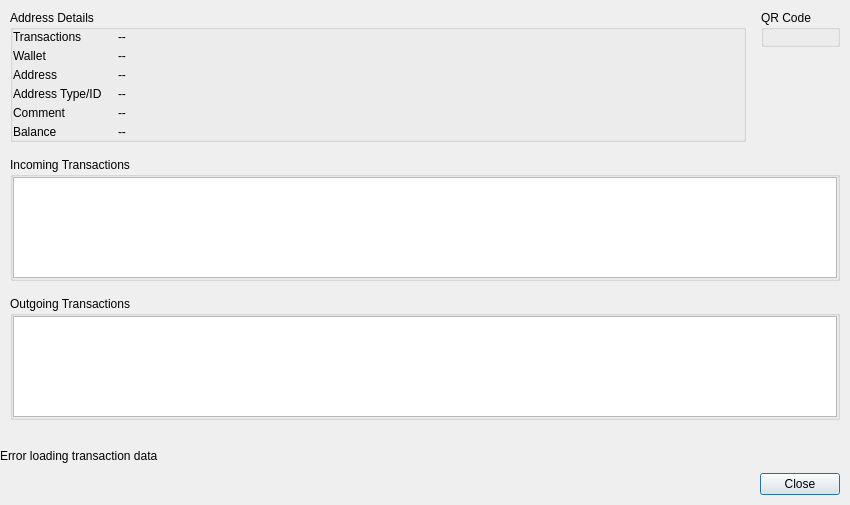
<?xml version="1.0" encoding="UTF-8"?>
<ui version="4.0">
 <class>AddressDetailDialog</class>
 <widget class="QDialog" name="AddressDetailDialog">
  <property name="geometry">
   <rect>
    <x>0</x>
    <y>0</y>
    <width>850</width>
    <height>505</height>
   </rect>
  </property>
  <property name="windowTitle">
   <string>Address Details</string>
  </property>
  <layout class="QVBoxLayout" name="verticalLayout_6">
   <property name="spacing">
    <number>0</number>
   </property>
   <property name="leftMargin">
    <number>0</number>
   </property>
   <property name="topMargin">
    <number>0</number>
   </property>
   <property name="rightMargin">
    <number>0</number>
   </property>
   <property name="bottomMargin">
    <number>0</number>
   </property>
   <item>
    <widget class="QWidget" name="verticalWidget" native="true">
     <property name="minimumSize">
      <size>
       <width>0</width>
       <height>0</height>
      </size>
     </property>
     <layout class="QVBoxLayout" name="verticalLayout_7">
      <property name="spacing">
       <number>15</number>
      </property>
      <property name="leftMargin">
       <number>10</number>
      </property>
      <property name="topMargin">
       <number>10</number>
      </property>
      <property name="rightMargin">
       <number>10</number>
      </property>
      <property name="bottomMargin">
       <number>10</number>
      </property>
      <item>
       <widget class="QWidget" name="horizontalWidget_2" native="true">
        <property name="maximumSize">
         <size>
          <width>16777215</width>
          <height>16777215</height>
         </size>
        </property>
        <layout class="QHBoxLayout" name="horizontalLayout_6">
         <property name="spacing">
          <number>15</number>
         </property>
         <property name="leftMargin">
          <number>0</number>
         </property>
         <property name="topMargin">
          <number>0</number>
         </property>
         <property name="rightMargin">
          <number>0</number>
         </property>
         <property name="bottomMargin">
          <number>0</number>
         </property>
         <item alignment="Qt::AlignTop">
          <widget class="QGroupBox" name="groupBoxAddressDetails">
           <property name="sizePolicy">
            <sizepolicy hsizetype="Preferred" vsizetype="Preferred">
             <horstretch>0</horstretch>
             <verstretch>0</verstretch>
            </sizepolicy>
           </property>
           <property name="maximumSize">
            <size>
             <width>16777215</width>
             <height>16777215</height>
            </size>
           </property>
           <property name="title">
            <string>Address Details</string>
           </property>
           <layout class="QVBoxLayout" name="verticalLayout_4">
            <property name="spacing">
             <number>5</number>
            </property>
            <property name="leftMargin">
             <number>0</number>
            </property>
            <property name="topMargin">
             <number>0</number>
            </property>
            <property name="rightMargin">
             <number>0</number>
            </property>
            <property name="bottomMargin">
             <number>0</number>
            </property>
            <item>
             <widget class="QWidget" name="horizontalWidget_3" native="true">
              <property name="minimumSize">
               <size>
                <width>0</width>
                <height>0</height>
               </size>
              </property>
              <layout class="QHBoxLayout" name="horizontalLayout_5">
               <property name="spacing">
                <number>5</number>
               </property>
               <property name="leftMargin">
                <number>0</number>
               </property>
               <property name="topMargin">
                <number>0</number>
               </property>
               <property name="rightMargin">
                <number>0</number>
               </property>
               <property name="bottomMargin">
                <number>0</number>
               </property>
               <item>
                <widget class="QLabel" name="label_5">
                 <property name="minimumSize">
                  <size>
                   <width>100</width>
                   <height>0</height>
                  </size>
                 </property>
                 <property name="maximumSize">
                  <size>
                   <width>100</width>
                   <height>16777215</height>
                  </size>
                 </property>
                 <property name="text">
                  <string>Transactions</string>
                 </property>
                </widget>
               </item>
               <item>
                <widget class="QLabel" name="labelTransactions">
                 <property name="text">
                  <string>--</string>
                 </property>
                 <property name="whiteLabel" stdset="0">
                  <bool>true</bool>
                 </property>
                </widget>
               </item>
              </layout>
             </widget>
            </item>
            <item>
             <widget class="QWidget" name="horizontalWidget_4" native="true">
              <property name="minimumSize">
               <size>
                <width>0</width>
                <height>0</height>
               </size>
              </property>
              <layout class="QHBoxLayout" name="horizontalLayout">
               <property name="spacing">
                <number>5</number>
               </property>
               <property name="leftMargin">
                <number>0</number>
               </property>
               <property name="topMargin">
                <number>0</number>
               </property>
               <property name="rightMargin">
                <number>0</number>
               </property>
               <property name="bottomMargin">
                <number>0</number>
               </property>
               <item>
                <widget class="QLabel" name="label">
                 <property name="minimumSize">
                  <size>
                   <width>100</width>
                   <height>0</height>
                  </size>
                 </property>
                 <property name="maximumSize">
                  <size>
                   <width>100</width>
                   <height>16777215</height>
                  </size>
                 </property>
                 <property name="text">
                  <string>Wallet</string>
                 </property>
                </widget>
               </item>
               <item>
                <widget class="QLabel" name="labelWalletName">
                 <property name="text">
                  <string>--</string>
                 </property>
                 <property name="whiteLabel" stdset="0">
                  <bool>true</bool>
                 </property>
                </widget>
               </item>
              </layout>
             </widget>
            </item>
            <item>
             <widget class="QWidget" name="horizontalWidget_5" native="true">
              <property name="minimumSize">
               <size>
                <width>0</width>
                <height>0</height>
               </size>
              </property>
              <layout class="QHBoxLayout" name="horizontalLayout_2">
               <property name="spacing">
                <number>5</number>
               </property>
               <property name="leftMargin">
                <number>0</number>
               </property>
               <property name="topMargin">
                <number>0</number>
               </property>
               <property name="rightMargin">
                <number>0</number>
               </property>
               <property name="bottomMargin">
                <number>0</number>
               </property>
               <item>
                <widget class="QLabel" name="label_2">
                 <property name="minimumSize">
                  <size>
                   <width>100</width>
                   <height>0</height>
                  </size>
                 </property>
                 <property name="maximumSize">
                  <size>
                   <width>100</width>
                   <height>16777215</height>
                  </size>
                 </property>
                 <property name="text">
                  <string>Address</string>
                 </property>
                </widget>
               </item>
               <item>
                <widget class="CustomLabel" name="labelAddress">
                 <property name="text">
                  <string>--</string>
                 </property>
                 <property name="whiteLabel" stdset="0">
                  <bool>true</bool>
                 </property>
                 <property name="copyToClipboard" stdset="0">
                  <bool>true</bool>
                 </property>
                </widget>
               </item>
              </layout>
             </widget>
            </item>
            <item>
             <widget class="QWidget" name="horizontalWidget_6" native="true">
              <property name="minimumSize">
               <size>
                <width>0</width>
                <height>0</height>
               </size>
              </property>
              <layout class="QHBoxLayout" name="horizontalLayout_8">
               <property name="spacing">
                <number>5</number>
               </property>
               <property name="leftMargin">
                <number>0</number>
               </property>
               <property name="topMargin">
                <number>0</number>
               </property>
               <property name="rightMargin">
                <number>0</number>
               </property>
               <property name="bottomMargin">
                <number>0</number>
               </property>
               <item>
                <widget class="QLabel" name="label_6">
                 <property name="minimumSize">
                  <size>
                   <width>100</width>
                   <height>0</height>
                  </size>
                 </property>
                 <property name="maximumSize">
                  <size>
                   <width>100</width>
                   <height>16777215</height>
                  </size>
                 </property>
                 <property name="text">
                  <string>Address Type/ID</string>
                 </property>
                </widget>
               </item>
               <item>
                <widget class="QLabel" name="labelAddrIndex">
                 <property name="text">
                  <string>--</string>
                 </property>
                 <property name="whiteLabel" stdset="0">
                  <bool>true</bool>
                 </property>
                </widget>
               </item>
              </layout>
             </widget>
            </item>
            <item>
             <widget class="QWidget" name="horizontalWidget_7" native="true">
              <property name="minimumSize">
               <size>
                <width>0</width>
                <height>0</height>
               </size>
              </property>
              <layout class="QHBoxLayout" name="horizontalLayout_3">
               <property name="spacing">
                <number>5</number>
               </property>
               <property name="leftMargin">
                <number>0</number>
               </property>
               <property name="topMargin">
                <number>0</number>
               </property>
               <property name="rightMargin">
                <number>0</number>
               </property>
               <property name="bottomMargin">
                <number>0</number>
               </property>
               <item>
                <widget class="QLabel" name="label_3">
                 <property name="minimumSize">
                  <size>
                   <width>100</width>
                   <height>0</height>
                  </size>
                 </property>
                 <property name="maximumSize">
                  <size>
                   <width>100</width>
                   <height>16777215</height>
                  </size>
                 </property>
                 <property name="text">
                  <string>Comment</string>
                 </property>
                </widget>
               </item>
               <item>
                <widget class="QLabel" name="labelComment">
                 <property name="sizePolicy">
                  <sizepolicy hsizetype="Expanding" vsizetype="Preferred">
                   <horstretch>0</horstretch>
                   <verstretch>0</verstretch>
                  </sizepolicy>
                 </property>
                 <property name="text">
                  <string>--</string>
                 </property>
                 <property name="whiteLabel" stdset="0">
                  <bool>true</bool>
                 </property>
                </widget>
               </item>
              </layout>
             </widget>
            </item>
            <item>
             <widget class="QWidget" name="horizontalWidget_8" native="true">
              <property name="minimumSize">
               <size>
                <width>0</width>
                <height>0</height>
               </size>
              </property>
              <layout class="QHBoxLayout" name="horizontalLayout_4">
               <property name="spacing">
                <number>5</number>
               </property>
               <property name="leftMargin">
                <number>0</number>
               </property>
               <property name="topMargin">
                <number>0</number>
               </property>
               <property name="rightMargin">
                <number>0</number>
               </property>
               <property name="bottomMargin">
                <number>0</number>
               </property>
               <item>
                <widget class="QLabel" name="label_4">
                 <property name="minimumSize">
                  <size>
                   <width>100</width>
                   <height>0</height>
                  </size>
                 </property>
                 <property name="maximumSize">
                  <size>
                   <width>100</width>
                   <height>16777215</height>
                  </size>
                 </property>
                 <property name="text">
                  <string>Balance</string>
                 </property>
                </widget>
               </item>
               <item>
                <widget class="QLabel" name="labelBalance">
                 <property name="text">
                  <string>--</string>
                 </property>
                 <property name="whiteLabel" stdset="0">
                  <bool>true</bool>
                 </property>
                </widget>
               </item>
              </layout>
             </widget>
            </item>
           </layout>
          </widget>
         </item>
         <item alignment="Qt::AlignTop">
          <widget class="QGroupBox" name="groupBox_4">
           <property name="title">
            <string>QR Code</string>
           </property>
           <property name="alignment">
            <set>Qt::AlignLeading|Qt::AlignLeft|Qt::AlignTop</set>
           </property>
           <layout class="QVBoxLayout" name="verticalLayout">
            <property name="spacing">
             <number>0</number>
            </property>
            <property name="leftMargin">
             <number>0</number>
            </property>
            <property name="topMargin">
             <number>0</number>
            </property>
            <property name="rightMargin">
             <number>0</number>
            </property>
            <property name="bottomMargin">
             <number>0</number>
            </property>
            <item>
             <widget class="QLabel" name="labelQR">
              <property name="text">
               <string/>
              </property>
              <property name="indent">
               <number>0</number>
              </property>
             </widget>
            </item>
           </layout>
          </widget>
         </item>
        </layout>
       </widget>
      </item>
      <item>
       <widget class="QGroupBox" name="groupBoxIncoming">
        <property name="minimumSize">
         <size>
          <width>0</width>
          <height>120</height>
         </size>
        </property>
        <property name="title">
         <string>Incoming Transactions</string>
        </property>
        <layout class="QVBoxLayout" name="verticalLayout_3">
         <property name="spacing">
          <number>5</number>
         </property>
         <property name="leftMargin">
          <number>0</number>
         </property>
         <property name="topMargin">
          <number>0</number>
         </property>
         <property name="rightMargin">
          <number>0</number>
         </property>
         <property name="bottomMargin">
          <number>0</number>
         </property>
         <item>
          <widget class="QTreeView" name="inputAddressesWidget">
           <property name="minimumSize">
            <size>
             <width>0</width>
             <height>0</height>
            </size>
           </property>
           <property name="alternatingRowColors">
            <bool>true</bool>
           </property>
           <property name="rootIsDecorated">
            <bool>false</bool>
           </property>
           <property name="itemsExpandable">
            <bool>false</bool>
           </property>
           <property name="sortingEnabled">
            <bool>true</bool>
           </property>
          </widget>
         </item>
        </layout>
       </widget>
      </item>
      <item>
       <widget class="QGroupBox" name="groupBoxOutgoing">
        <property name="minimumSize">
         <size>
          <width>0</width>
          <height>120</height>
         </size>
        </property>
        <property name="title">
         <string>Outgoing Transactions</string>
        </property>
        <layout class="QVBoxLayout" name="verticalLayout_2">
         <property name="spacing">
          <number>15</number>
         </property>
         <property name="leftMargin">
          <number>0</number>
         </property>
         <property name="topMargin">
          <number>0</number>
         </property>
         <property name="rightMargin">
          <number>0</number>
         </property>
         <property name="bottomMargin">
          <number>0</number>
         </property>
         <item>
          <widget class="QTreeView" name="outputAddressesWidget">
           <property name="minimumSize">
            <size>
             <width>0</width>
             <height>0</height>
            </size>
           </property>
           <property name="alternatingRowColors">
            <bool>true</bool>
           </property>
           <property name="rootIsDecorated">
            <bool>false</bool>
           </property>
           <property name="itemsExpandable">
            <bool>false</bool>
           </property>
           <property name="sortingEnabled">
            <bool>true</bool>
           </property>
          </widget>
         </item>
        </layout>
       </widget>
      </item>
     </layout>
    </widget>
   </item>
   <item>
    <spacer name="verticalSpacer">
     <property name="orientation">
      <enum>Qt::Vertical</enum>
     </property>
     <property name="sizeType">
      <enum>QSizePolicy::Expanding</enum>
     </property>
     <property name="sizeHint" stdset="0">
      <size>
       <width>20</width>
       <height>200</height>
      </size>
     </property>
    </spacer>
   </item>
   <item>
    <widget class="QLabel" name="labelError">
     <property name="sizePolicy">
      <sizepolicy hsizetype="Preferred" vsizetype="MinimumExpanding">
       <horstretch>0</horstretch>
       <verstretch>0</verstretch>
      </sizepolicy>
     </property>
     <property name="text">
      <string>Error loading transaction data</string>
     </property>
     <property name="alignment">
      <set>Qt::AlignLeading|Qt::AlignLeft|Qt::AlignTop</set>
     </property>
     <property name="margin">
      <number>10</number>
     </property>
     <property name="indent">
      <number>0</number>
     </property>
     <property name="errorMessage" stdset="0">
      <bool>true</bool>
     </property>
    </widget>
   </item>
   <item>
    <widget class="QWidget" name="horizontalWidget" native="true">
     <property name="buttonBar" stdset="0">
      <bool>true</bool>
     </property>
     <layout class="QHBoxLayout" name="horizontalLayout_7">
      <property name="spacing">
       <number>10</number>
      </property>
      <property name="leftMargin">
       <number>10</number>
      </property>
      <property name="topMargin">
       <number>10</number>
      </property>
      <property name="rightMargin">
       <number>10</number>
      </property>
      <property name="bottomMargin">
       <number>10</number>
      </property>
      <item>
       <widget class="QDialogButtonBox" name="buttonBox">
        <property name="orientation">
         <enum>Qt::Horizontal</enum>
        </property>
        <property name="standardButtons">
         <set>QDialogButtonBox::Close</set>
        </property>
       </widget>
      </item>
     </layout>
    </widget>
   </item>
  </layout>
 </widget>
 <customwidgets>
  <customwidget>
   <class>CustomLabel</class>
   <extends>QLabel</extends>
   <header>CustomControls/CustomLabel.h</header>
  </customwidget>
 </customwidgets>
 <resources/>
 <connections>
  <connection>
   <sender>buttonBox</sender>
   <signal>accepted()</signal>
   <receiver>AddressDetailDialog</receiver>
   <slot>accept()</slot>
   <hints>
    <hint type="sourcelabel">
     <x>248</x>
     <y>254</y>
    </hint>
    <hint type="destinationlabel">
     <x>157</x>
     <y>274</y>
    </hint>
   </hints>
  </connection>
  <connection>
   <sender>buttonBox</sender>
   <signal>rejected()</signal>
   <receiver>AddressDetailDialog</receiver>
   <slot>reject()</slot>
   <hints>
    <hint type="sourcelabel">
     <x>316</x>
     <y>260</y>
    </hint>
    <hint type="destinationlabel">
     <x>286</x>
     <y>274</y>
    </hint>
   </hints>
  </connection>
 </connections>
</ui>
